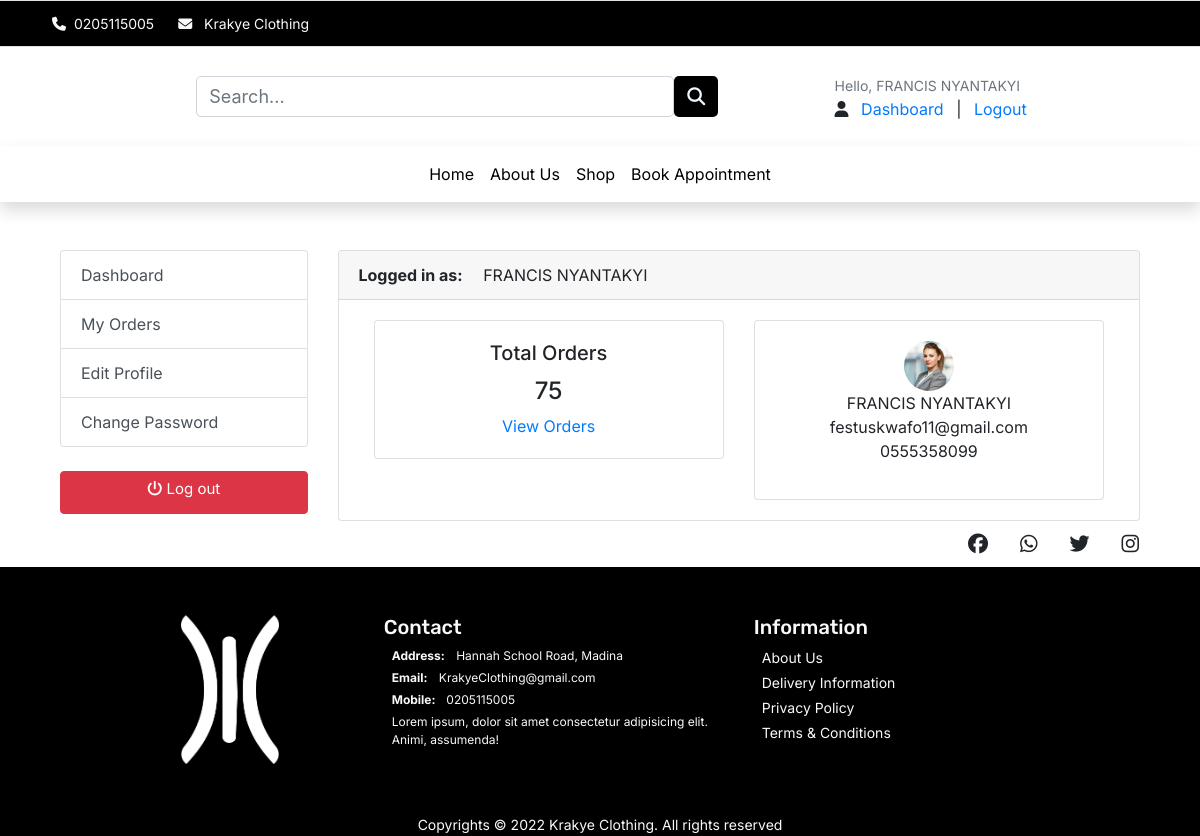
Page /account/dashboard/ (signed in) on the committed database.
### accounts/models.py (models this page shows, shortened)
class UserBase(AbstractBaseUser, PermissionsMixin):
    username = models.CharField(max_length=150, unique=True)
    email = models.EmailField(_('email address'), unique=True)
    first_name = models.CharField(max_length=150, blank=True)
    last_name = models.CharField(max_length=150, blank=True)
    phone_number = models.CharField(max_length=50)
    address_line_1 = models.CharField(blank=True, max_length=100)
    address_line_2 = models.CharField(blank=True, max_length=100)
    profile_picture = models.ImageField(blank=True, upload_to='userprofile', default='/userprofile/profile_default.png')
    city = models.CharField(blank=True, max_length=20)
    state = models.CharField(blank=True, max_length=20)
    country = models.CharField(blank=True, max_length=20)
    is_active = models.BooleanField(default=False)
    is_staff = models.BooleanField(default=False)
    is_admin = models.BooleanField(default=False)
    date_created = models.DateTimeField(auto_now_add=True)
    last_login = models.DateTimeField(auto_now_add=True)
    updated = models.DateTimeField(auto_now=True)
    objects = CustomAccountManager()
    USERNAME_FIELD = 'email'
    REQUIRED_FIELDS = ['username', 'first_name', 'last_name']
    class Meta:
        verbose_name = "Accounts"
        verbose_name_plural = "Accounts"
        default_permissions = ()
    def __str__(self):
        return self.username
    def full_name(self):
        return f'{self.first_name} {self.last_name}'

### accounts/views.py (the view)
# urls.py: path('dashboard/', views.dashboard, name='dashboard'),
@login_required(login_url = 'accounts:login')
def dashboard(request):
    orders = Order.objects.filter(user=request.user)
    orders_count = orders.count()
    context = {
        'orders_count':orders_count
    }
    return render(request, 'account/user/dashboard.html', context)

### cart/context_processors.py (called while the page is built)
def counter(request):
    cart_count = 0
    if 'admin' in request.path:
        return {}
    else:
        try:
            cart = Cart.objects.filter(cart_id=_cart_id(request))
            if request.user.is_authenticated:
                cart_items = CartItem.objects.all().filter(user=request.user)
            else:
                cart_items = CartItem.objects.all().filter(cart=cart[:1])
            for cart_item in cart_items:
                cart_count += cart_item.quantity
        except Cart.DoesNotExist:
            cart_count = 0
    return dict(cart_count=cart_count)

### cart/views.py (called while the page is built)
def _cart_id(request):
    cart = request.session.session_key
    if not cart:
        cart = request.session.create()
    return cart

### templates/account/user/dashboard.html (shortened to what this page needs)
{% extends '../../base.html' %} {% load static %}  {% block content %}
<section class="section-content mt-5 font-inter padding-y bg">
  <div class="container-fluid">
    <div class="row">
    <div class="container">
      <div class="row">
      {% include 'includes/dash_sidebar.html' %}
      <main class="col-md-9">
        <article class="card">
        <header class="card-header">
          <strong class="d-inline-block mr-3">Logged in as:</strong>
          <span>{{user.full_name}}</span>
        </header>
        <div class="card-body">
          <div class="row">
          <div class="col-md-6">
            <div class="card" style="text-align:center;">
              <div class="card-body">
                <h5 class="card-title">Total Orders</h5>
                <h4>{{orders_count}}</h4>
                <a href="{%url 'accounts:my_orders'%}">View Orders</a>
              </div>
            </div>
          </div>
          <div class="col-md-6">
            <div class="card" style="text-align:center;">
              <div class="card-body">
                <img src="{{user.profile_picture.url}}" alt="User Profile Picture" width="50" height="50" style="border-radius:50%;">
                <p class="mb-0">{{user.full_name}}</p>
                <p class="mb-0">{{user.email}}</p>
                <p>{{user.phone_number}}</p>
              </div>
            </div>
          </div>
          </div>
        </div>
        </article>
      </main>
    </div>
    </div>
  </section>
{%endblock%}

### templates/includes/navbar.html (shortened to what this page needs)
<nav class="px-5 navbar navbar-expand-lg navbar-light bg-white d-flex justify-content-between">
    <a class="navbar-brand" href="{%url "store:home"%}"><img src="https://festus-kwafo.github.io/KrakyeClothing/assets/logo.png" width="70" alt="" class="img-fluid"></a>
        <form action="{%url 'store:search'%}" method="GET" class="col-6 search-bar">
          <div class="input-group">
            <input type="text" class="form-control" placeholder="Search..." name="keyword">
            <button class="btn btn-product" type="submit"><i class="fa-solid fa-magnifying-glass"></i>
            </button>
          </div>
        </form>
        <div class="d-flex nav-item">
            <div class="accounts mr-3 navbar-item-hidden font-inter text-decoration-none">
              {% if user.id is None %}
              <div class="widget-header">
                <small class="title text-muted">Welcome Guest!</small>
                <div>
                  <a href="{% url 'accounts:login' %}">Sign in</a> <span class="dark-transp"> | </span>
                  <a href="{% url 'accounts:register' %}"> Register</a>
                </div>
              </div>
              {% else %}
              <div class="widget-header ">
                <small class="title font-inter text-muted">Hello, {{user.full_name}}</small>
                <div>
                  <span>
                    <i class="fa-solid fa-user"></i>
                  </span>
                  <a href="{% url 'accounts:dashboard' %}">Dashboard</a> <span class="dark-transp"> | </span>
                  <a href="{% url 'accounts:logout' %}"> Logout</a>
                </div>
              </div>
              {% endif %}
            </div>
        </div>
  </nav>

### static/css/style.css (style rules this page uses)
button, button:focus { outline: none !important; box-shadow: none !important; }
.btn-product { background-color: black; color: aliceblue; }
.font-inter { font-family: "Inter", cursive; }
a { text-decoration: none; }
.row { margin: 0; }
a { padding: 0 1vh; }
form { padding: 2vh 0; }
input { border: 1px solid rgba(0, 0, 0, 0.137); padding: 1vh; margin-bottom: 4vh; outline: none; width: 100%; background-color: #f7f7f7; }
input, textarea, button { padding: 8px 15px; border-radius: 5px !important; margin: 5px 0px; box-sizing: border-box; border: 1px solid #ccc; font-size: 18px !important; font-weight: 300; }

### rows in the picture
UserBase: full_name "FRANCIS NYANTAKYI", profile_picture (picture), email "festuskwafo11@gmail.com", phone_number "0555358099"

### other values in the picture
{{ orders_count }} "75"
